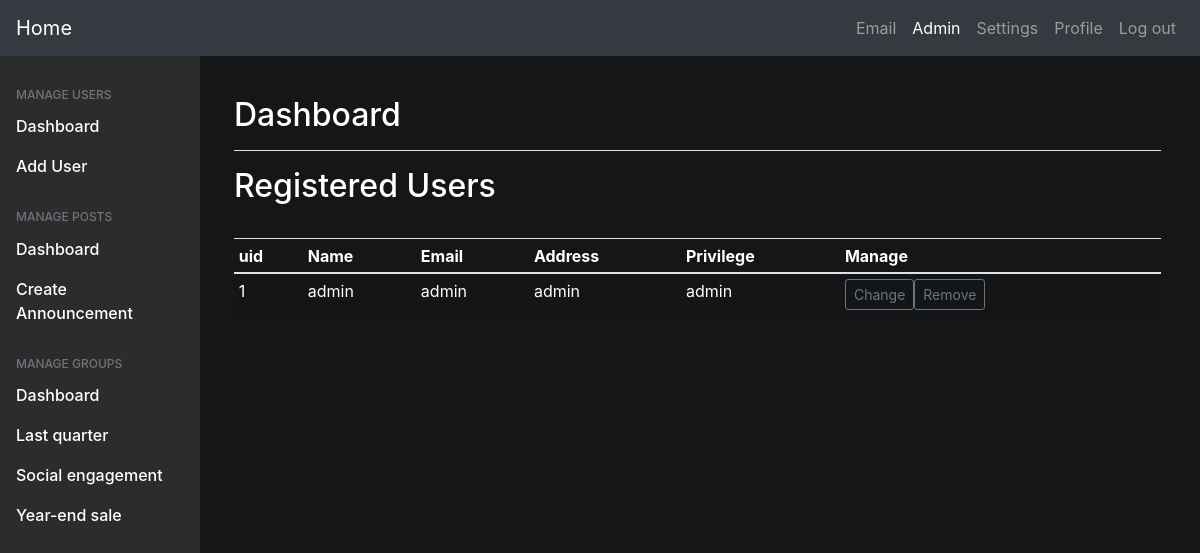
The page /admin.php (signed in) on the database its author committed.
### tables this page shows
CREATE TABLE `condo_owners` (
  `user_id` INT NOT NULL AUTO_INCREMENT,
  `name` VARCHAR(45) NOT NULL,
  `email` VARCHAR(45) NOT NULL,
  `password` VARCHAR(255) NOT NULL, 
  `address` VARCHAR(45) NOT NULL,
  `percent_owned` DECIMAL NOT NULL,
  `privilege` VARCHAR(45) NOT NULL,
  PRIMARY KEY (`user_id`)
);

### includes/functions_inc.php (the view, shortened to what this page needs)
<?php
function print_user_table($conn) {
    $sql = "SELECT * FROM condo_owners ORDER BY user_id ASC;";
    $query_result = mysqli_query($conn, $sql);
    echo "<thead>
            <tr>
              <th>uid</th>
              <th>Name</th>
              <th>Email</th>
              <th>Address</th>
              <th>Privilege</th>
              <th>Manage</th>
            </tr>
            </thead>
            <tbody>";
    if($query_result) {
        while($row = mysqli_fetch_assoc($query_result)) {
            echo "<tr>";
            echo "<td>{$row["user_id"]}</td>";
            echo "<td>{$row["name"]}</td>";
            echo "<td>{$row["email"]}</td>";
            echo "<td>{$row["address"]}</td>";
            echo "<td>{$row["privilege"]}</td>";
            echo "<td>
                <div class=\"btn-group mr-2\">
                <a href=\"admin_change_user.php?uid={$row["user_id"]}\"><button type=\"button\" class=\"btn btn-sm btn-outline-secondary\">Change</button></a>
                <a href=\"includes/delete_inc.php?uid={$row["user_id"]}\"><button type=\"button\" class=\"btn btn-sm btn-outline-secondary\">Remove</button>
                </div>
                </td>";
        }
    }
    echo "</tbody>";
}

### css/style.css (style rules this page uses)
body { color: #fff; background-color: #151617; }

### rows shown on the page
condo_owners: user_id "1", name "admin", email "admin", address "admin", privilege "admin"
